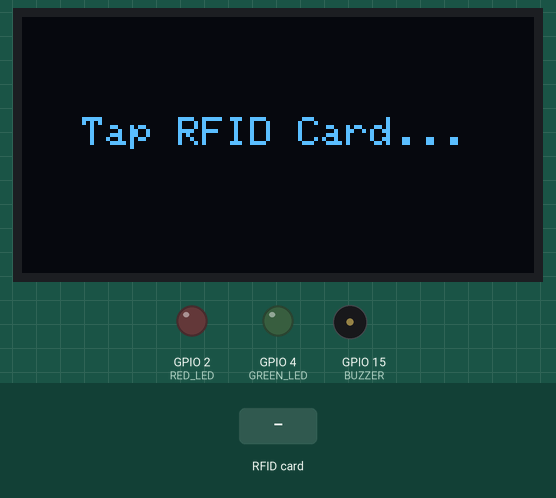
Simulated run of this sketch. Board: ESP32. On the bench: 128×64 one-colour display, output pins drawn as LEDs (lit = HIGH), buzzer (waves = sounding, pin HIGH). The inputs (shaded band) are chosen by the test bench. WiFi joins after 1.5 s; servers stay silent unless stated; no MQTT or app messages arrive unless stated; not simulated (calls return 0 or success): secrets.h; what the sketch prints to the serial monitor is not drawn.

Above: at 3.8 s.
3.9 s: RFID card 61 96 39 17 held to the reader
At 4.02 s:
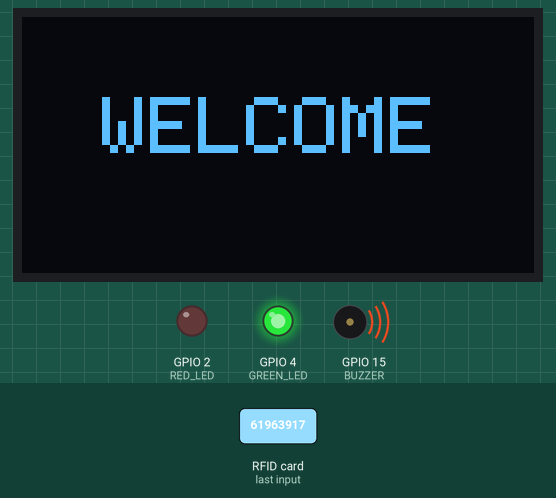
At 5.4 s:
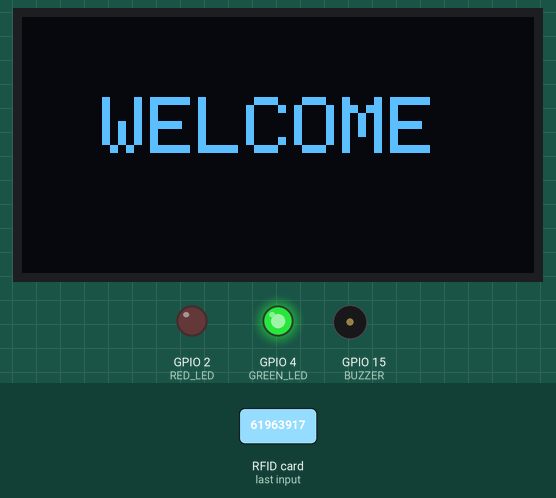
6.9 s: RFID card 5E 7A 19 C4 held to the reader
At 7.8 s:
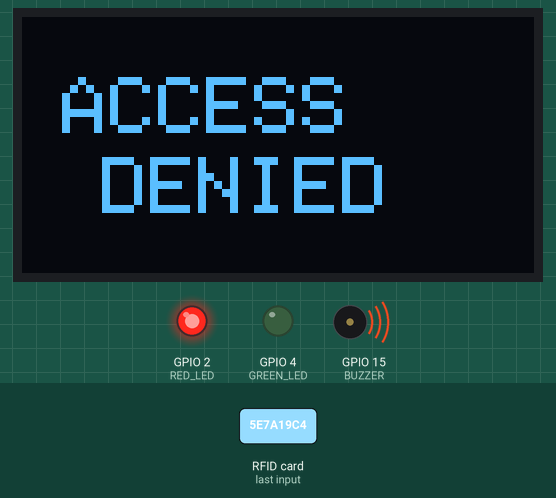
Timing chart, 0 to 9.9 s (numbered marks = the images above; inputs shaded):
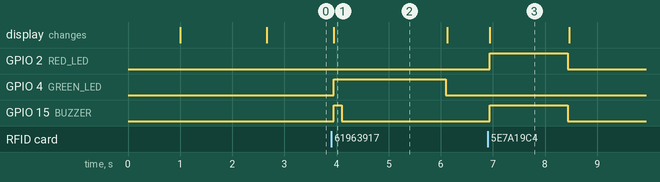

The sketch:

rfid_aws.ino
```cpp
#include <SPI.h>
#include <Wire.h>
#include <Adafruit_GFX.h>
#include <MFRC522.h>
#include <Adafruit_SSD1306.h>
#include <WiFi.h>
#include <WiFiClientSecure.h>
#include <PubSubClient.h>
#include "secrets.h"

// RFID Pin Definitions
#define SS_PIN    5
#define RST_PIN   16  // Using GPIO 16 for Reset

// Output Pin Definitions
#define GREEN_LED 4
#define RED_LED   2
#define BUZZER    15

// OLED Display Configuration (128x64 I2C)
#define SCREEN_WIDTH 128
#define SCREEN_HEIGHT 64
Adafruit_SSD1306 display(SCREEN_WIDTH, SCREEN_HEIGHT, &Wire, -1);

MFRC522 rfid(SS_PIN, RST_PIN);

// MQTT Objects
WiFiClientSecure net;
PubSubClient client(net);

// Target Authorized Card UID: 61 96 39 17
byte authorizedUID[4] = {0x61, 0x96, 0x39, 0x17};

void showIdleScreen() {
  display.clearDisplay();
  display.setTextSize(1);
  display.setTextColor(SSD1306_WHITE);
  display.setCursor(15, 25);
  display.println("Tap RFID Card...");
  display.display();
}

void setup() {
  Serial.begin(115200);
  delay(1000);

  // Configure output pins
  pinMode(GREEN_LED, OUTPUT);
  pinMode(RED_LED, OUTPUT);
  pinMode(BUZZER, OUTPUT);

  digitalWrite(GREEN_LED, LOW);
  digitalWrite(RED_LED, LOW);
  digitalWrite(BUZZER, LOW);

  // Initialize I2C for OLED (SDA = GPIO 21, SCL = GPIO 22)
  Wire.begin(21, 22);
  if (!display.begin(SSD1306_SWITCHCAPVCC, 0x3C)) {
    Serial.println(F("SSD1306 OLED initialization failed!"));
    for (;;);
  }

  // Initialize SPI & RC522 RFID
  SPI.begin();
  rfid.PCD_Init();
  rfid.PCD_SetAntennaGain(rfid.RxGain_max);

  Serial.println("System Ready!");

  // Connect to WiFi
  WiFi.begin(ssid, password);
  Serial.print("Connecting to WiFi");
  while (WiFi.status() != WL_CONNECTED) {
    delay(500);
    Serial.print(".");
  }
  Serial.println();
  Serial.println("WiFi connected");

  // Load AWS Certificates from secrets.h
  net.setCACert(root_ca);
  net.setCertificate(certificate_pem_crt);
  net.setPrivateKey(private_pem_key);

  // AWS Endpoint
  client.setServer(mqtt_server, 8883);

  // Connect to AWS IoT Core
  Serial.print("Connecting to AWS");
  while (!client.connected()) {
    if (client.connect("RFIDESP32")) {
      Serial.println("\nConnected to AWS!");
    } else {
      Serial.print(".");
      delay(1000);
    }
  }
  showIdleScreen();
}

void loop() {
  client.loop();

  // Check for new RFID cards
  if (!rfid.PICC_IsNewCardPresent() || !rfid.PICC_ReadCardSerial()) {
    return;
  }

  // Print detected UID to Serial Monitor
  Serial.print("Card Scanned: ");
  for (byte i = 0; i < rfid.uid.size; i++) {
    Serial.print(rfid.uid.uidByte[i] < 0x10 ? " 0" : " ");
    Serial.print(rfid.uid.uidByte[i], HEX);
  }
  Serial.println();

  // Compare scanned card UID with authorized UID
  bool match = true;
  for (byte i = 0; i < rfid.uid.size; i++) {
    if (rfid.uid.uidByte[i] != authorizedUID[i]) {
      match = false;
      break;
    }
  }

  if (match) {
    // --- ACCESS GRANTED ---
    Serial.println("STATUS: ACCESS GRANTED");

    display.clearDisplay();
    display.setTextSize(2);
    display.setCursor(20, 20);
    display.println("WELCOME");
    display.display();

    digitalWrite(GREEN_LED, HIGH);
    digitalWrite(BUZZER, HIGH);
    delay(150);
    digitalWrite(BUZZER, LOW);

    delay(2000);
    digitalWrite(GREEN_LED, LOW);

  } else {
    // --- ACCESS DENIED ---
    Serial.println("STATUS: ACCESS DENIED");
    bool result = client.publish(
      "rfid/alert",
      "Unauthorized access detected"
    );

    Serial.print("AWS IoT MQTT Publish Result: ");
    Serial.println(result);

    display.clearDisplay();
    display.setTextSize(2);
    display.setCursor(10, 15);
    display.println("ACCESS");
    display.setCursor(20, 35);
    display.println("DENIED");
    display.display();

    digitalWrite(RED_LED, HIGH);
    digitalWrite(BUZZER, HIGH);
    delay(1500);
    digitalWrite(BUZZER, LOW);
    digitalWrite(RED_LED, LOW);
  }

  showIdleScreen();

  rfid.PICC_HaltA();
  rfid.PCD_StopCrypto1();
}
```

Measured:
- after the input at 3.9 s, GPIO 4 (GREEN_LED): LOW → HIGH after 0.05 s, → LOW 2.2 s later; GPIO 15 (BUZZER): LOW → HIGH after 0.05 s, → LOW 0.15 s later; the display: changes after 0.05 s (image 1)
- after the input at 6.9 s, GPIO 2 (RED_LED), GPIO 15 (BUZZER): LOW → HIGH at once, → LOW 1.5 s later; the display: changes at once (image 3)
- what the display in image 1 shows lasts 2.2 s, from 3.9 s to 6.1 s
- what the display in image 3 shows lasts 1.6 s, from 6.9 s to 8.5 s
